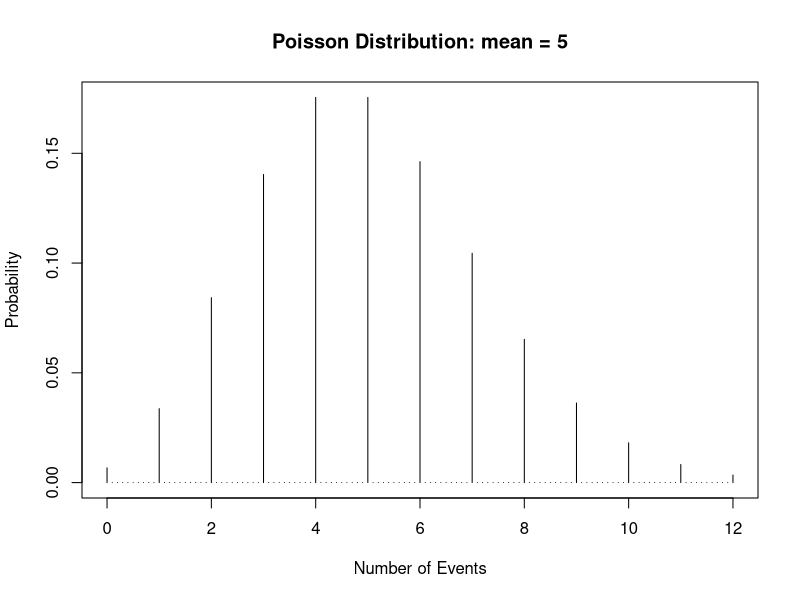
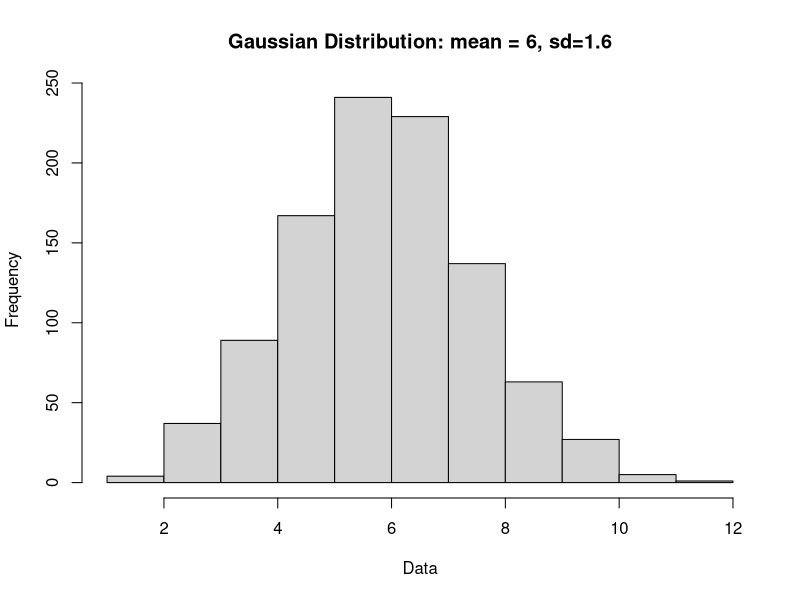

Write the R code that produced these figures, in order.
# Question 5 Pract Assignment 1:

# a)  Plot a Poisson distribution with a mean 5 in the range 0 to 12. The title of the plot should
# be ”Poisson distribution : mean = 5”.


# Set the mean and range
mu <- 5

Z <- seq(0,12,0.1)
# Calculate the probabiliti density using dpois()
probs <- dpois(Z, lambda = mu)

plot(Z, probs,
     type='h',
     main='Poisson Distribution: mean = 5',
     ylab='Probability',
     xlab ='Number of Events')



# b) Generate 10000 points randomly drawn from a Gaussian distribution whose mean is 6.0
# and standard deviation is 1.6. Plot the histogram of these data points
mean=6
sd=1.6
X11()
data=rnorm(1000, mean=mean, sd=sd)
hist(data,
     main='Gaussian Distribution: mean = 6, sd=1.6',
     ylab='Frequency',
     xlab ='Data')

# # c) For this data, find the number of data points more than 2 standard deviations above the
# mean value and print this number
subdata<- subset(data, data>((2*sd)+mean))
print(subdata)
print(paste("Number of data points  more than 2 standard deviation above mean value:", nrow(subdata)))
